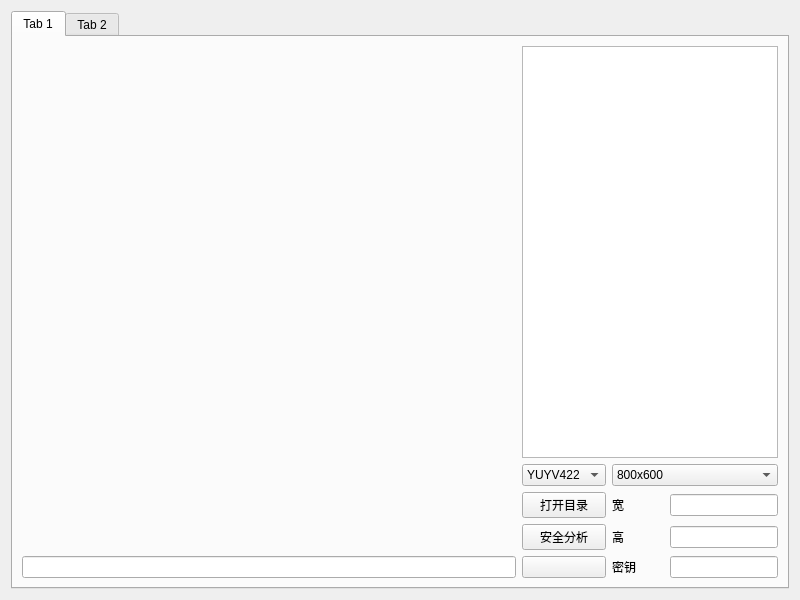
<?xml version="1.0" encoding="UTF-8"?>
<ui version="4.0">
 <class>Widget</class>
 <widget class="QWidget" name="Widget">
  <property name="geometry">
   <rect>
    <x>0</x>
    <y>0</y>
    <width>800</width>
    <height>600</height>
   </rect>
  </property>
  <property name="windowTitle">
   <string>Widget</string>
  </property>
  <layout class="QVBoxLayout" name="verticalLayout_4">
   <item>
    <widget class="QTabWidget" name="tabWidget">
     <property name="currentIndex">
      <number>0</number>
     </property>
     <widget class="QWidget" name="yuv_tab">
      <attribute name="title">
       <string>Tab 1</string>
      </attribute>
      <layout class="QHBoxLayout" name="horizontalLayout">
       <item>
        <layout class="QVBoxLayout" name="yuv_left">
         <item>
          <widget class="QLabel" name="label_l_display">
           <property name="text">
            <string/>
           </property>
          </widget>
         </item>
         <item>
          <widget class="QLineEdit" name="lineEdit_l_path"/>
         </item>
        </layout>
       </item>
       <item>
        <layout class="QVBoxLayout" name="yuv_right">
         <item>
          <layout class="QGridLayout" name="gridLayout_3">
           <item row="3" column="1">
            <widget class="QLabel" name="label_4">
             <property name="sizePolicy">
              <sizepolicy hsizetype="Preferred" vsizetype="Preferred">
               <horstretch>0</horstretch>
               <verstretch>0</verstretch>
              </sizepolicy>
             </property>
             <property name="text">
              <string>高</string>
             </property>
            </widget>
           </item>
           <item row="4" column="0">
            <widget class="QPushButton" name="pushButton_r_next">
             <property name="sizePolicy">
              <sizepolicy hsizetype="Preferred" vsizetype="Fixed">
               <horstretch>0</horstretch>
               <verstretch>0</verstretch>
              </sizepolicy>
             </property>
             <property name="text">
              <string/>
             </property>
            </widget>
           </item>
           <item row="2" column="1">
            <widget class="QLabel" name="label_6">
             <property name="sizePolicy">
              <sizepolicy hsizetype="Preferred" vsizetype="Preferred">
               <horstretch>0</horstretch>
               <verstretch>0</verstretch>
              </sizepolicy>
             </property>
             <property name="text">
              <string>宽</string>
             </property>
            </widget>
           </item>
           <item row="3" column="2">
            <widget class="QLineEdit" name="lineEdit_r_height">
             <property name="sizePolicy">
              <sizepolicy hsizetype="Preferred" vsizetype="Fixed">
               <horstretch>0</horstretch>
               <verstretch>0</verstretch>
              </sizepolicy>
             </property>
            </widget>
           </item>
           <item row="2" column="2">
            <widget class="QLineEdit" name="lineEdit_r_width">
             <property name="sizePolicy">
              <sizepolicy hsizetype="Preferred" vsizetype="Fixed">
               <horstretch>0</horstretch>
               <verstretch>0</verstretch>
              </sizepolicy>
             </property>
            </widget>
           </item>
           <item row="4" column="1">
            <widget class="QLabel" name="label_5">
             <property name="sizePolicy">
              <sizepolicy hsizetype="Preferred" vsizetype="Preferred">
               <horstretch>0</horstretch>
               <verstretch>0</verstretch>
              </sizepolicy>
             </property>
             <property name="text">
              <string>密钥</string>
             </property>
            </widget>
           </item>
           <item row="1" column="0">
            <widget class="QComboBox" name="comboBox_codecType">
             <property name="sizePolicy">
              <sizepolicy hsizetype="Preferred" vsizetype="Fixed">
               <horstretch>0</horstretch>
               <verstretch>0</verstretch>
              </sizepolicy>
             </property>
             <item>
              <property name="text">
               <string>YUYV422</string>
              </property>
             </item>
             <item>
              <property name="text">
               <string>YUV422P</string>
              </property>
             </item>
             <item>
              <property name="text">
               <string>YUV420P</string>
              </property>
             </item>
            </widget>
           </item>
           <item row="4" column="2">
            <widget class="QLineEdit" name="lineEdit_r_bytes">
             <property name="sizePolicy">
              <sizepolicy hsizetype="Preferred" vsizetype="Fixed">
               <horstretch>0</horstretch>
               <verstretch>0</verstretch>
              </sizepolicy>
             </property>
            </widget>
           </item>
           <item row="2" column="0">
            <widget class="QPushButton" name="pushButton_r_open">
             <property name="sizePolicy">
              <sizepolicy hsizetype="Preferred" vsizetype="Fixed">
               <horstretch>0</horstretch>
               <verstretch>0</verstretch>
              </sizepolicy>
             </property>
             <property name="text">
              <string>打开目录</string>
             </property>
            </widget>
           </item>
           <item row="1" column="1" colspan="2">
            <widget class="QComboBox" name="comboBox_revolution">
             <property name="sizePolicy">
              <sizepolicy hsizetype="Preferred" vsizetype="Fixed">
               <horstretch>0</horstretch>
               <verstretch>0</verstretch>
              </sizepolicy>
             </property>
             <item>
              <property name="text">
               <string>800x600</string>
              </property>
             </item>
            </widget>
           </item>
           <item row="3" column="0">
            <widget class="QPushButton" name="pushButton_r_secure">
             <property name="sizePolicy">
              <sizepolicy hsizetype="Preferred" vsizetype="Fixed">
               <horstretch>0</horstretch>
               <verstretch>0</verstretch>
              </sizepolicy>
             </property>
             <property name="text">
              <string>安全分析</string>
             </property>
            </widget>
           </item>
           <item row="0" column="0" colspan="3">
            <widget class="QListWidget" name="listwidget_r_dir"/>
           </item>
          </layout>
         </item>
        </layout>
       </item>
      </layout>
     </widget>
     <widget class="QWidget" name="video_tab">
      <attribute name="title">
       <string>Tab 2</string>
      </attribute>
     </widget>
    </widget>
   </item>
  </layout>
 </widget>
 <resources/>
 <connections/>
</ui>
